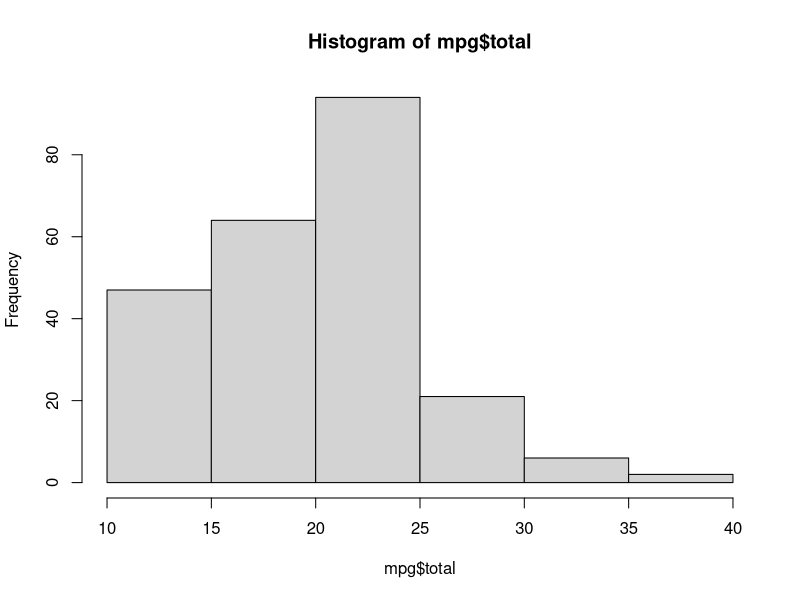
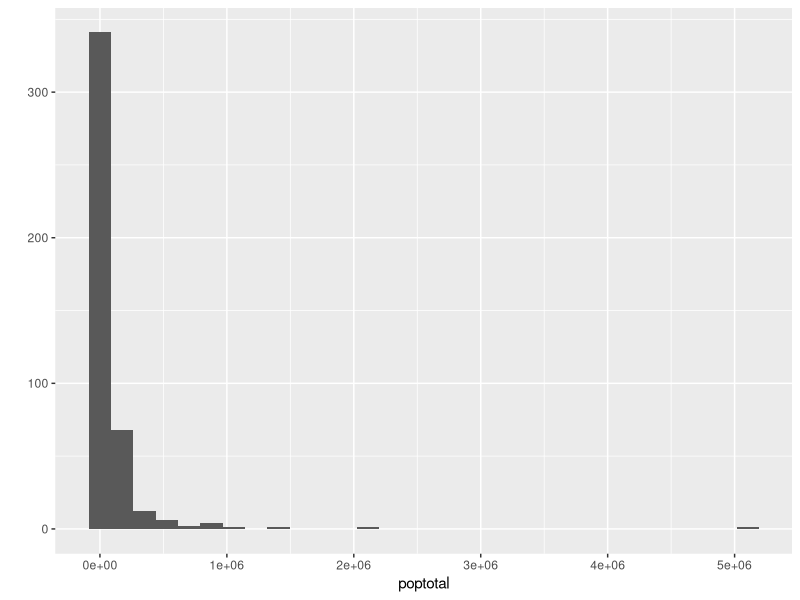
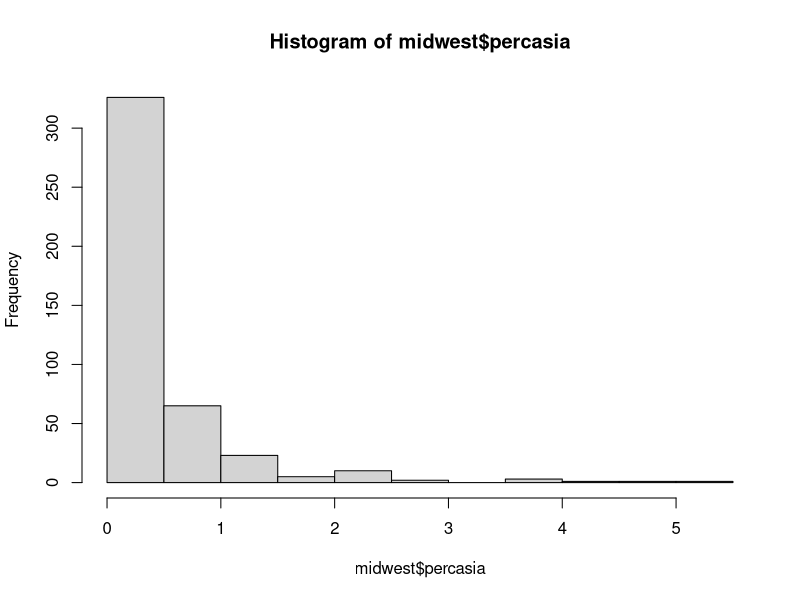
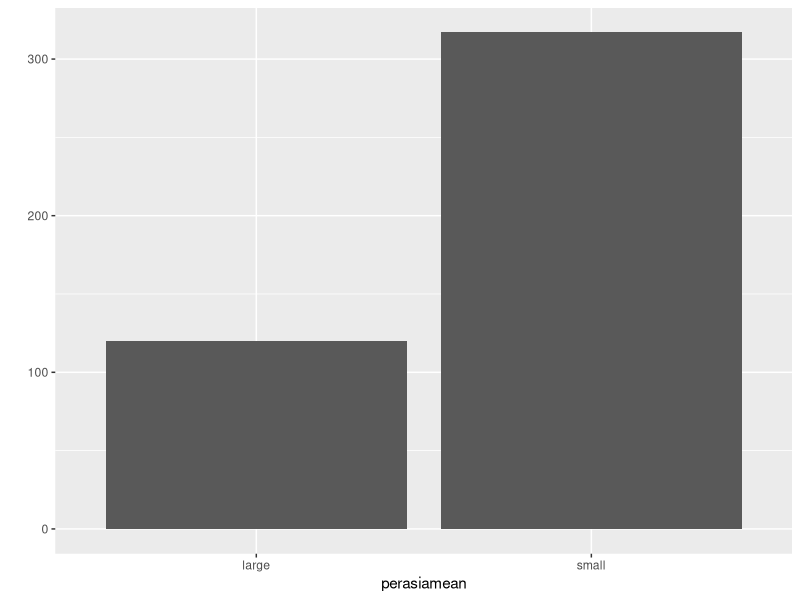

These charts were generated, in order, by the following R code:
# ggplot2 패키지에는 미국 동북중부 437개 지역의
# 인구통계 정보를 담은 midwest 라는 데이터가
# 들어 있습니다.
# midwest 데이터를 사용해 데이터 분석 문제를 해결하시오.
# 1. poptotal 변수를 total 로, popasian 변수를
# asian 으로 수정하세요
# 2. total, asian 변수를 이용해 '전체 인구 대비 아시아 인구 백분율'
# 파생변수를 만들고, 히스토그램을 만들어 도시들이
# 어떻게 분포하는지 살펴보세요.
# 아시아 인구 백분율 전체 평균을 구하고, 평균을 초과하고
# 'large', 그 외에는 'small' 을 부여하는 파생변수를 만드시오.
# 'large' 와 'small' 에 해당하는 지역이 얼마나 되는지
# 빈도표와 빈도 막대 그래프를 만들어 확인해 보세요.

install.packages("ggplot2")
library(ggplot2)
midwest <- as.data.frame(ggplot2::midwest)
x <- c(midwest)
x
rm(x)
head(mpg) ## 상위6개
tail(mpg) ## 하위6개
dim(mpg) ## 234 행    11  열  구조이다.
str(mpg) ## 타입, 데이터 나열
summary(mpg) ## table 요약정보
mpg$total <- (mpg$cty + mpg$hwy) / 2 #통합 연비 변수 설정
head(mpg)
## 통합연비 변수 평균
mean(mpg$total)
summary(mpg$total)
hist(mpg$total)

qplot(data = midwest,x = poptotal)
table(midwest$poptotal)
head(midwest)
tail(midwest)
dim(midwest)
str(midwest)

# 1. poptotal 변수를 total 로, popasian 변수를
# asian 으로 수정하세요
midwest$total <- midwest$poptotal
midwest$asian <- midwest$popasian
str(midwest)
# 2. total, asian 변수를 이용해 '전체 인구 대비 아시아 인구 백분율'
# 파생변수를 만들고, 히스토그램을 만들어 도시들이
# 어떻게 분포하는지 살펴보세요.
midwest$percasia <- round((midwest$asian/midwest$total)*100,2)
hist(midwest$percasia)
# 아시아 인구 백분율 전체 평균을 구하고, 평균을 초과하고
# 'large', 그 외에는 'small' 을 부여하는 파생변수를 만드시오.
# 'large' 와 'small' 에 해당하는 지역이 얼마나 되는지
# 빈도표와 빈도 막대 그래프를 만들어 확인해 보세요.
midwest$perasiamean <- ifelse(mean(midwest$percasia)<midwest$percasia,"large","small")
qplot(data = midwest, x = perasiamean)
